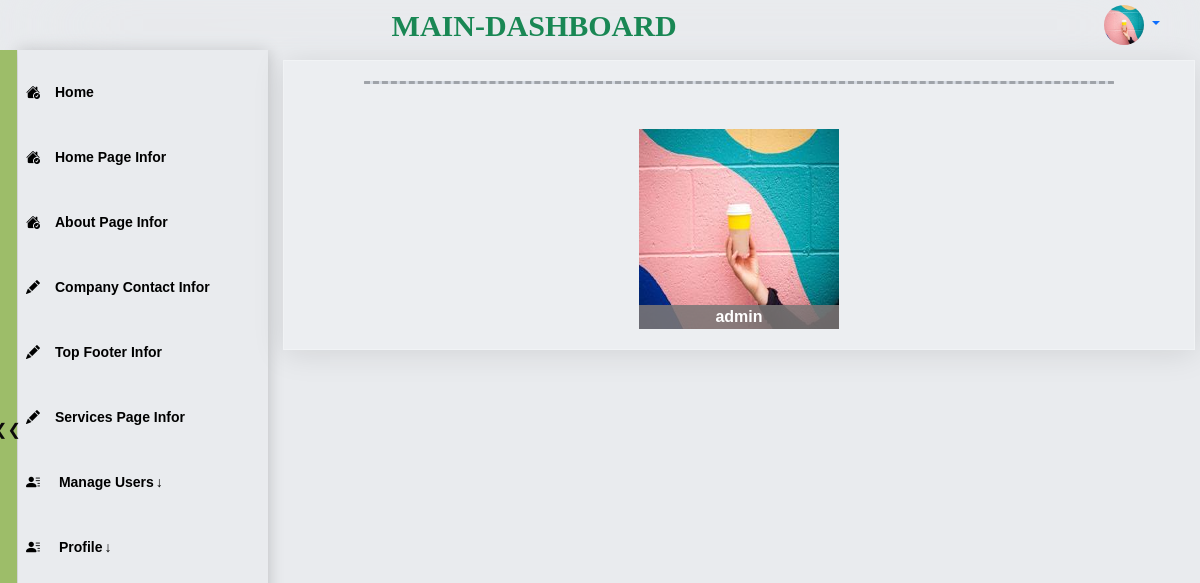
/users/users/list/ (signed in), run on an earlier commit of the app's database.
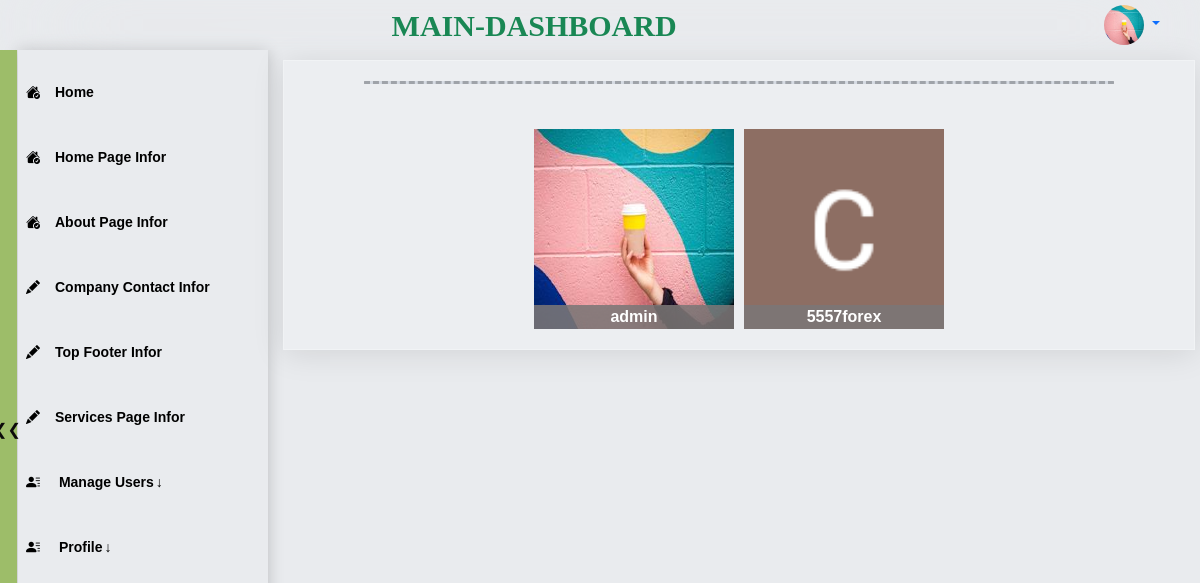
And on a later commit of the database.
### users/models.py (models this page shows, shortened)
class User(AbstractBaseUser, PermissionsMixin):
    desc_text='Hey, there is a default text description about you that you can change it by clicking "Edit" or going'
    GENDER_CHOICES = (
        ('M', 'Male'),
        ('F', 'Female'),
        ('O', 'Other'),
    )
    username = models.CharField(max_length=30, blank=True)
    first_name = models.CharField(max_length=30, blank=True)
    last_name = models.CharField(max_length=30, blank=True)
    email = models.EmailField(max_length=254, unique=True)
    phone_number = PhoneNumberField(null=True, blank=True)
    country= CountryField(blank=True)
    desc = models.TextField(default=desc_text, max_length=200, null=True)
    image = models.ImageField(default='default.jpg', upload_to='profile_pics')
    github = models.URLField(default='https://www.github.com/', max_length=1000, null=True, blank=True)
    facebook = models.URLField(default='https://www.facebook.com/', max_length=1000, null=True, blank=True)
    googleplus = models.URLField(default='https://www.google.com/', max_length=1000, null=True, blank=True)
    instagram = models.URLField(default='https://www.instagram.com/', max_length=1000, null=True, blank=True)
    gender = models.CharField(max_length=1, choices=GENDER_CHOICES, null=True, blank=True)
    ip_address = models.GenericIPAddressField(default="0.0.0.0", null=True, blank=True)
    is_staff = models.BooleanField(default=False)
    is_superuser = models.BooleanField(default=False)
    is_active = models.BooleanField(default=True)
    last_login = models.DateTimeField(null=True, blank=True)
    date_joined = models.DateTimeField(auto_now_add=True)
    USERNAME_FIELD = 'email'
    EMAIL_FIELD = 'email'
    REQUIRED_FIELDS = []
    groups = models.ManyToManyField(
        'auth.Group',
        related_name='user_profiles_groups',
        blank=True,
        verbose_name='groups',
        help_text='The groups this user belongs to. A user will get all permissions granted to each of their groups.',
    )
    user_permissions = models.ManyToManyField(
        'auth.Permission',
        related_name='user_profiles_user_permissions',
        blank=True,
        verbose_name='user permissions',
        help_text='Specific permissions for this user.',
    )
    objects = UserManager()

### users/admin_views/users_list_views.py (the view)
# urls.py: path('users/list/', user_list, name='user_list'),
@login_required
@permission_required('auth.view_user', raise_exception=True)
def user_list(request):
    profiles = User.objects.all()
    return render(request, 'maindashboard/users_admin/users_list.html', {'profiles': profiles})

### users/context_processors.py (called while the page is built)
def user_info(request):
    if request.user.is_authenticated:
        user = User.objects.get(pk=request.user.pk)
    else:
        user = None
    return {'user_info': user}

### templates/maindashboard/users_admin/users_list.html (shortened to what this page needs)
{% extends 'maindashboard/dashboard_base.html' %}
{% load static %}
{% block head %}
<link rel="stylesheet" href="{% static 'css/description.css' %}" type="text/css">
<link rel="stylesheet" href="{% static 'css/about.css' %}" type="text/css">
{% endblock head %}
{% block content %}
 <section class=" description">
    <div id="description-page"  class=" container-xxl">
        <div class="dev text-center">
          <h2 ><hr style="margin: 0.5rem 0; border-top: 3px dashed black; background: none;"> </h2>
        </div>
        <div class=" about-list edit-icon-h ">
            {% if  profiles %}
            {% for profile in profiles %}
            <div class="about--list">
                <a href="{% url 'user_detail' user_id=profile.id %}">
                    <img src="{{profile.image.url}}" width="200" height="200" alt="">
                    <div class="bottom-name">{{ profile.username }}
                    </div>
                </a>
            </div>
            {% endfor %}
            {% else %}
                <p> No Imformation Available </p>
            {% endif %}
        </div>
    </div>
  </section>
{% endblock content %}

### templates/maindashboard/dashboard_base.html (shortened to what this page needs)
{% load static %}
<!doctype html>
<html>
<head>
    {% block head %} {% endblock head %}
    <link rel="stylesheet" type="text/css"href="https://cdnjs.cloudflare.com/ajax/libs/font-awesome/6.2.0/css/all.min.css">
    <link href="https://cdn.jsdelivr.net/npm/bootstrap@5.3.1/dist/css/bootstrap.min.css" rel="stylesheet">
    <link rel="stylesheet" href="https://cdn.jsdelivr.net/npm/bootstrap-icons@1.10.5/font/bootstrap-icons.css">
    <link rel="stylesheet" href="{% static 'css/blogdashboard/style.css' %}">
    <link rel="stylesheet" href="{% static 'css/blogdashboard/dashboard_nav.css' %}">
    <link rel="stylesheet" href="{% static 'css/blogdashboard/dashboard_sidebar.css' %}">
    <link rel="stylesheet" href="{% static 'css/blogdashboard/dashboard_sidebar.css' %}">
    <link rel="stylesheet" href="{% static 'css/dashboard_all_pages.css' %}">
</head>
<body class="preload">
    <header class="header">
        <div id="logo">
            <div class="logo">
                main-dashboard
            </div>
        </div>
        <div class="user nav-item dropdown">
            {% if user.is_authenticated %}
              <a class="dropdown-toggle" style="background:none; "id="dropdownMenuButton1" data-bs-toggle="dropdown" aria-expanded="false">
                    <img src="{{user_info.image.url}}" width="40" height="40" class="rounded-circle" alt="Avatar">
              </a>
            {% else %}
                <a href="{% url 'account_login' %}">
                    <span>Login</span>  </a>
            {%endif %}
        </div>
    </header>
    <main class="body-container containerl-xxl">
        <div class="item" id="side-bar">
            <div class="side__links">
                <a href="{% url 'main_dashboard_home' %}" class="side__link side__link--active">
                    <i class="bi bi-house-check-fill"></i>
                    Home
                </a>
                <a href="{% url 'home_page_view' %}" class="side__link side__link--active">
                    <i class="bi bi-house-check-fill"></i>
                    Home Page Infor
                </a>
                <a href="{% url 'about_page_view' %}" class="side__link side__link--active">
                    <i class="bi bi-house-check-fill"></i>
                    About Page Infor
                </a>
                <a href="{% url 'companycontact_info_view' %}" class="side__link ">
                    <i class="bi bi-pencil-fill"></i>
                    Company Contact Infor
                </a>
                <a href="{% url 'top_footer_view' %}" class="side__link ">
                    <i class="bi bi-pencil-fill"></i>
                    Top Footer Infor
                </a>
                <a href="{% url 'view_service_categories' %}" class="side__link ">
                    <i class="bi bi-pencil-fill"></i>
                    Services Page Infor
                </a>
                <div class="side__link dropdown">
                    <span class="dropdown-btn" aria-expanded="false">
                        <i class="bi bi-person-lines-fill"></i>
                            Manage Users<span style="padding-left: 2px;">&darr;</span>
                    </span>
                </div>
                <div class="side__link dropdown">
                    <span class="dropdown-btn" aria-expanded="false">
                        <i class="bi bi-person-lines-fill"></i>
                        Profile<span style="padding-left: 2px;">&darr;</span>
                    </span>
                </div>
            </div>
        </div>
        <div class="item" id="main">
            <div>
                {% block content %}
                {% endblock content %}
            </div>
        </div>
    </main>
    <button id="hide-button" ><div class="indicator"></div></button>
</body>
</html>

What changed in the data, as far as the page shows it:
added User: image (placeholder picture), username "5557forex"
